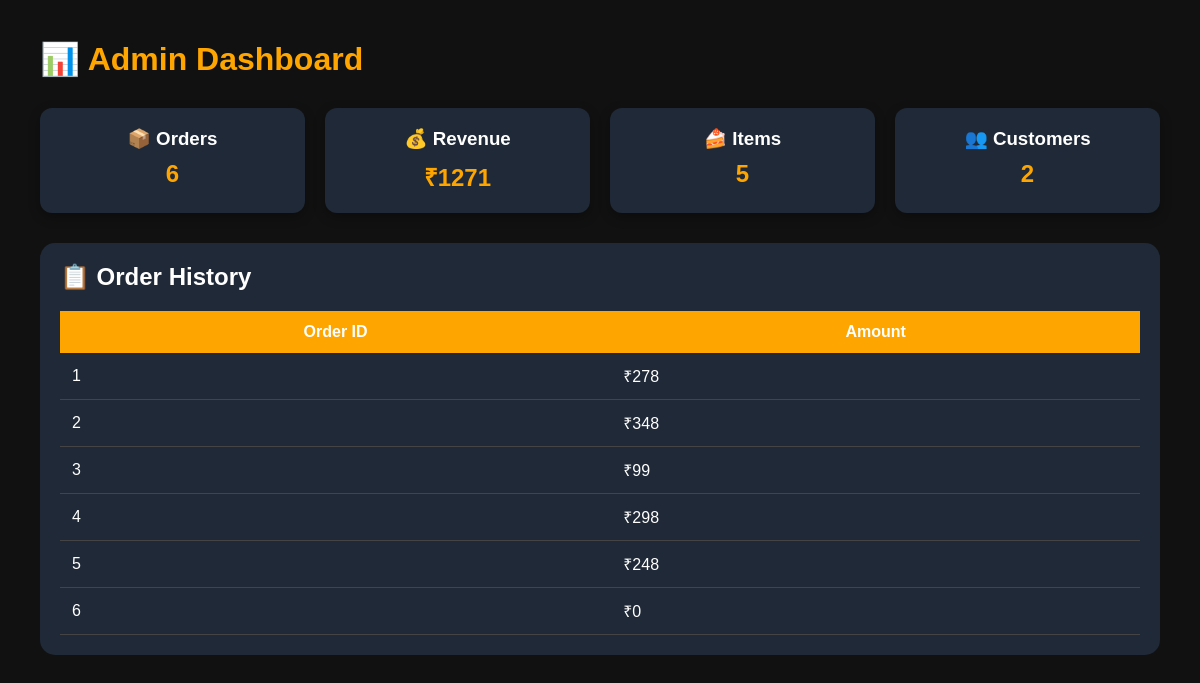
The page /dashboard (signed in) on the database its author committed.
### app.py (models this page shows)
class Order(db.Model):
    id = db.Column(db.Integer, primary_key=True)
    username = db.Column(db.String(100))
    items = db.Column(db.String(500))
    total_amount = db.Column(db.Integer)
    order_date = db.Column(db.DateTime, default=datetime.now)
    status = db.Column(db.String(20), default="pending")

### app.py (the view)
@app.route("/dashboard")
def dashboard():
    if session.get("role") != "admin":
        return redirect("/")
    if "user" not in session:
        return redirect("/login")
    orders = Order.query.all()
    total_orders = len(orders)
    total_revenue = sum(order.total_amount for order in orders)
    total_items = MenuItem.query.count()
    total_customers = User.query.filter_by(role="customer").count()
    return render_template(
        "dashboard.html",
        orders=orders,
        total_orders=total_orders,
        total_revenue=total_revenue,
        total_items=total_items,
        total_customers=total_customers
    )

### templates/dashboard.html (shortened to what this page needs)
<!DOCTYPE html>
<html>
<head>
    <link rel="stylesheet" href="{{ url_for('static', filename='css/style.css') }}">
</head>
<body>
<div class="dashboard-container">
    <h1>📊 Admin Dashboard</h1>
    <div class="stats">
        <div class="stat-card">
            <h3>📦 Orders</h3>
            <h2>{{ total_orders }}</h2>
        </div>
        <div class="stat-card">
            <h3>💰 Revenue</h3>
            <h2>₹{{ total_revenue }}</h2>
        </div>
        <div class="stat-card">
    <h3>🍰 Items</h3>
    <h2>{{ total_items }}</h2>
</div>
<div class="stat-card">
    <h3>👥 Customers</h3>
    <h2>{{ total_customers }}</h2>
</div>
    </div>
    <div class="order-section">
        <h2>📋 Order History</h2>
        <table>
            <tr>
                <th>Order ID</th>
                <th>Amount</th>
            </tr>
            {% for order in orders %}
            <tr>
                <td>{{ order.id }}</td>
                <td>₹{{ order.total_amount }}</td>
            </tr>
            {% endfor %}
        </table>
    </div>
</div>
</body>
</html>

### static/css/style.css (style rules this page uses)
* { margin: 0; padding: 0; box-sizing: border-box; }
body { font-family: Arial, sans-serif; background-color: #111; color: white; }
.dashboard-container { padding:40px; color:white; }
.dashboard-container h1 { color:orange; margin-bottom:30px; }
.stats { display:flex; gap:25px; margin-bottom:40px; }
.stat-card { background:#1f2937; padding:25px; width:250px; border-radius:15px; text-align:center; box-shadow:0 5px 15px rgba(0,0,0,0.3); }
.stat-card h3 { margin-bottom:10px; }
.stat-card h2 { color:orange; }
.order-section { background:#1f2937; padding:20px; border-radius:15px; }
table { width:100%; border-collapse:collapse; margin-top:20px; }
table th { background:orange; color:white; padding:12px; }
table td { padding:12px; border-bottom:1px solid #444; }
.stats { display: flex; gap: 20px; margin: 30px 0; }
.stat-card { flex: 1; background: #1f2937; padding: 20px; border-radius: 12px; text-align: center; box-shadow: 0 4px 12px rgba(0,0,0,0.3); transition: 0.3s; }
.stat-card h2 { color: orange; }

### rows shown on the page
Order: id "1", total_amount "278"
Order: id "2", total_amount "348"
Order: id "3", total_amount "99"
Order: id "4", total_amount "298"
Order: id "5", total_amount "248"
Order: id "6", total_amount "0"

### other values the page prints
{{ total_orders }} "6"
{{ total_revenue }} "1271"
{{ total_items }} "5"
{{ total_customers }} "2"
